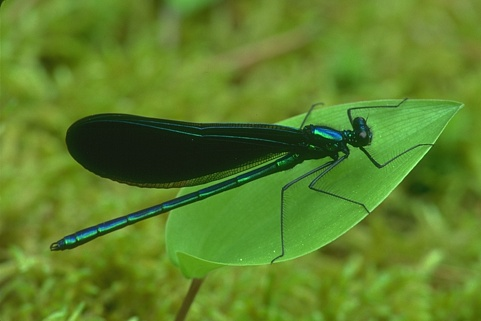
#> input picture Experiments/Image Segmentation exp/secondRound/Image1/35070.jpg, 481 x 321 px
$ jupyter execute _kmeans.ipynb
#> lines starting #> are read from the running program, lines starting #| are printed output that depends on the picture
[cell 1]
import numpy as np
import pandas as pd
import cv2 as cv
from matplotlib import pyplot as plt
from sklearn.cluster import KMeans

[cell 2]
# img=cv.imread('189080.jpg')
img=cv.imread('35070.jpg')
#> img is the input picture: shape (321, 481, 3); mean B, G, R 40.8, 129, 93
img=cv.cvtColor(img,cv.COLOR_BGR2RGB)

plt.imshow(img)
plt.xticks([])
plt.yticks([])
plt.grid(False)

[cell 3]
pic=cv.cvtColor(img,cv.COLOR_RGB2LUV)
#> pic: shape (321, 481, 3); mean of channels 0, 1, 2 125.5, 84.1, 183.5
plt.imshow(pic)

[cell 4]
pic_n = pic.reshape(pic.shape[0]*pic.shape[1], pic.shape[2])
pic_n.shape
#> Out = (154401, 3)

[cell 5]
import time as t
timearray=[]
segementedImg=[]

[cell 6]
clusterssize = [2,3,4,5,6,7,8,9,10]
error=[]

[cell 7]
for i in clusterssize:
    start=t.time()
    kmeans = KMeans(n_clusters=i, random_state=0).fit(pic_n)
    timearray.append(t.time()-start)
    segementedImg.append(kmeans.labels_)
    pic2show = kmeans.cluster_centers_[kmeans.labels_]
    cluster_pic = pic2show.reshape(pic.shape[0], pic.shape[1], pic.shape[2])
    error.append(np.linalg.norm(pic-cluster_pic))
    print(i)
#> after the loop, error = [8352.9, 6189.3, 5064.3, 4423, 4072.9, 3744.2, 3551.2, 3372.3, 3197.6]; segementedImg = 9 items; timearray = [0.0728, 0.0699, 0.0562, 0.131, 0.118, 0.0842, 0.127, 0.153, 0.157]

[cell 8]
plt.xlabel('Number of Clusters')
plt.ylabel('Error')
plt.plot(clusterssize,error)
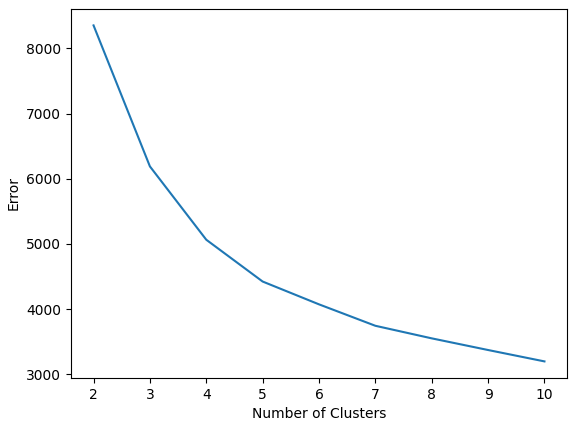
#> figure drawn by matplotlib, 1 panel

[cell 9]
plt.xlabel('Number of Clusters')
plt.ylabel('Time [Sec]')

plt.plot(np.arange(2,11,1),timearray)
np.savetxt("kmeans_timearray.csv", timearray, delimiter=",")
np.savetxt("kmeans_segementedImg.csv", segementedImg, delimiter=",")
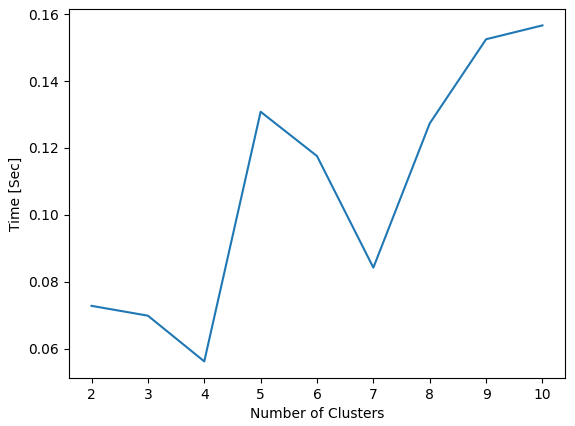
#> figure drawn by matplotlib, 1 panel

[cell 10]
cluster_pic = pic2show.reshape(pic.shape[0], pic.shape[1],3)
#> cluster_pic: shape (321, 481, 3) float64; mean of channels 0, 1, 2 125.6, 84, 183.5
plt.imshow(cluster_pic/255,cmap='gray')
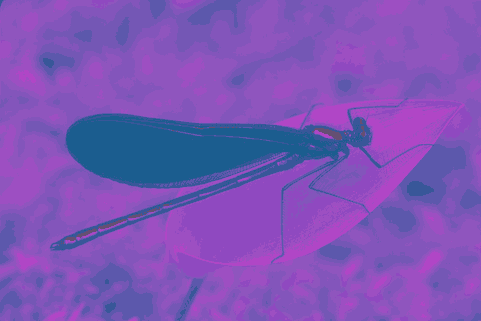
#> shown: shape (321, 481, 3) float64; mean R, G, B 0.493, 0.33, 0.72

[cell 11]
error
#> Out has the same summary as error

[cell 12]
temp=cluster_pic.copy()
temp= cv.cvtColor((temp).astype('uint8'),cv.COLOR_LUV2RGB)
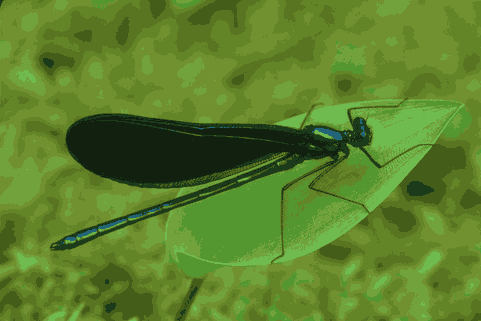
#> temp: shape (321, 481, 3); mean R, G, B 91.7, 128.3, 42.3
plt.xticks([])
plt.yticks([])
plt.imshow(temp)
plt.savefig('kmeans_SegementdIMg.jpg')
plt.show()

$ run again, with Experiments/Image Segmentation exp/secondRound/189080.jpg copied over Experiments/Image Segmentation exp/secondRound/Image1/35070.jpg
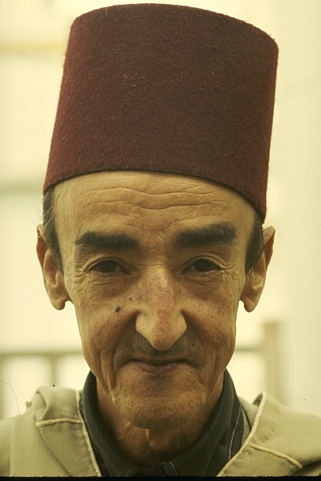
#> input picture Experiments/Image Segmentation exp/secondRound/189080.jpg, 321 x 481 px
#> img is the input picture: shape (481, 321, 3); mean B, G, R 94.2, 133.4, 151.8
#> pic: shape (481, 321, 3); mean of channels 0, 1, 2 140.2, 106.6, 163.6
#> after the loop `for i in clusterssize:`: error = [12535.7, 7668.8, 6227.7, 5266.5, 4351.8, 3879, 3551.5, 3290.5, 3061.8]; segementedImg = 9 items; timearray = [0.0694, 0.0556, 0.0955, 0.0646, 0.0767, 0.207, 0.14, 0.13, 0.131]
#> `[cell 9] plt.xlabel('Number of Clusters') plt.ylabel('Time [Sec]')  pl..`:
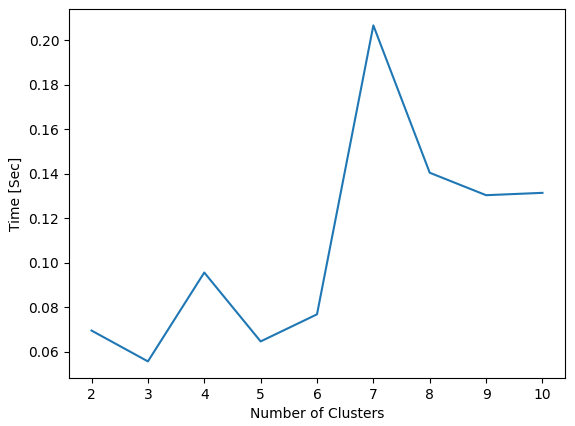
#> figure drawn by matplotlib, 1 panel
#> `[cell 10] cluster_pic = pic2show.reshape(pic.shape[0], pic.shape[1],3)..`:
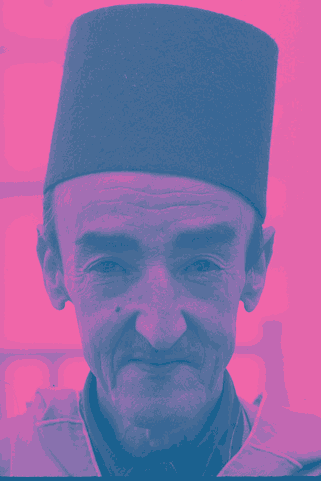
#> shown: shape (481, 321, 3) float64; mean R, G, B 0.549, 0.418, 0.642
#> `error`: Out has the same summary as error

$ run again, with Experiments/Image Segmentation exp/secondRound/Image1/FCM_SegementdIMg.jpg copied over Experiments/Image Segmentation exp/secondRound/Image1/35070.jpg
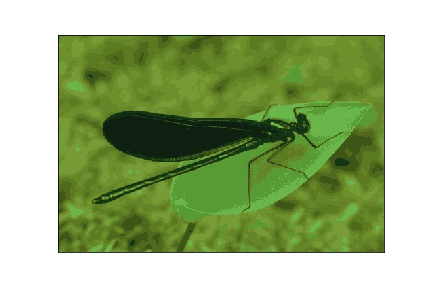
#> input picture Experiments/Image Segmentation exp/secondRound/Image1/FCM_SegementdIMg.jpg, 432 x 288 px
#> img is the input picture: shape (288, 432, 3); mean B, G, R 132.3, 181.3, 160.3
#> pic: shape (288, 432, 3); mean of channels 0, 1, 2 179.2, 88.9, 162.8
#> after the loop `for i in clusterssize:`: error = [10677.9, 5159.2, 3585.5, 2757.1, 2417.4, 2053.4, 1645.7, 1398.6, 1198.5]; segementedImg = 9 items; timearray = [0.0552, 0.0414, 0.0443, 0.0427, 0.0435, 0.0538, 0.0605, 0.0572, 0.0562]
#> `[cell 9] plt.xlabel('Number of Clusters') plt.ylabel('Time [Sec]')  pl..`:
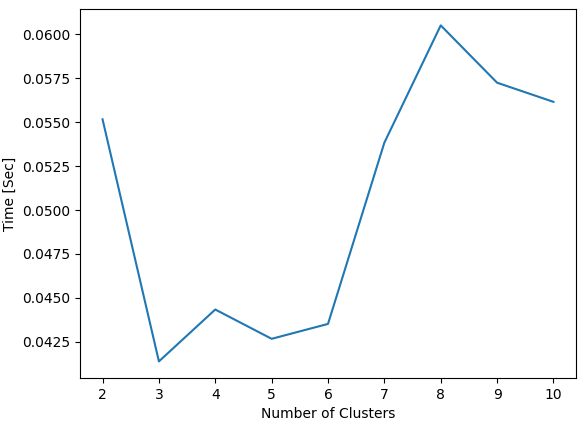
#> figure drawn by matplotlib, 1 panel
#> `[cell 10] cluster_pic = pic2show.reshape(pic.shape[0], pic.shape[1],3)..`:
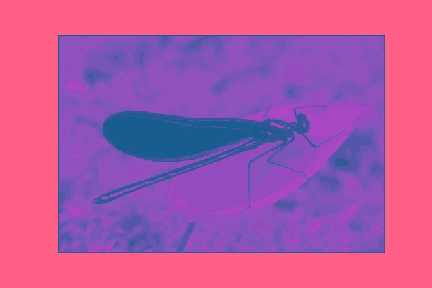
#> shown: shape (288, 432, 3) float64; mean R, G, B 0.703, 0.349, 0.638
#> `error`: Out has the same summary as error
